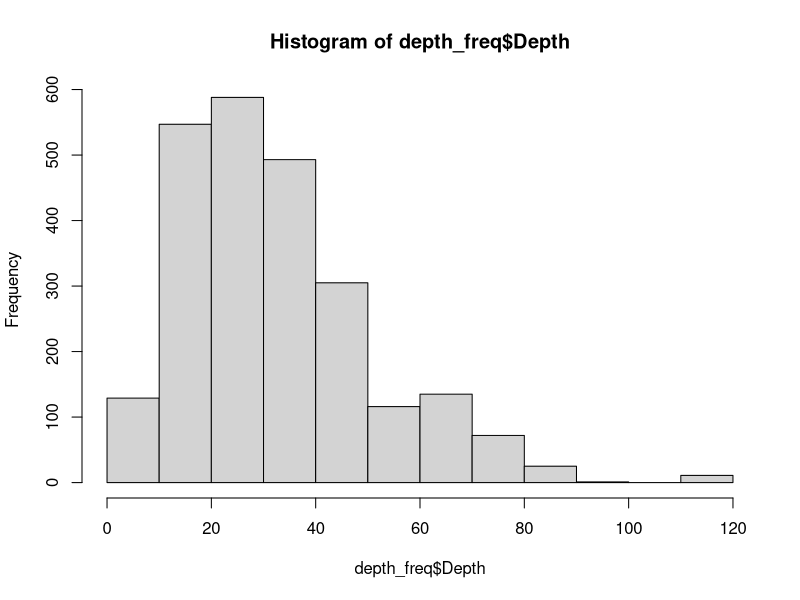

Recreate this plot in R. (Note: this script raises an error after producing the figure.)
### creating intuitive figures

library(tidyverse)
library(dplyr)
library(sm)

setwd("/Users/katieirving/Documents/git/flow_eco_mech")

## work flow
## are the pnorm values the same as dnorm with scaled data?
## high/mid/low probability - quantiles - prob values to 1-0
## try model with removed lower occupied depths
## transform scaled data back to raw values

## upload data 
## Depth
## Adult

ad_depth_con <- read.csv("output_data/05a_adult_depth_continuous.csv")
ad_depth_cat <- read.csv("output_data/05a_adult_depth_categorical.csv")
juv_depth_con <- read.csv("output_data/05a_juvenile_depth_continuous.csv")
juv_depth_cat <- read.csv("output_data/05a_juvenile_depth_categorical.csv")
sp_depth_cat <- read.csv("output_data/05a_spawning_depth_continuous.csv")


## combine data adult
all_depth <- rbind(ad_depth_con, ad_depth_cat)

depth_freq <- all_depth %>% 
  uncount(Abundance)
hist(depth_freq$Depth)


### centered and scaled histogram probability
mean ## 33.5929

subset(depth_freq, Scaled_Depth >=2)

depth_freq$Scaled_Depth <-scale(depth_freq$Depth, scale=T, center=T)
scaled_x <- depth_freq$Scaled_Depth
h <- hist(scaled_x)
h$counts=(h$counts/sum(h$counts))*100
plot(h, xlab="Distance from mean Depth", ylab = "Percentage of observations",main = "Adult/Depth: Probability curve")
par(new=TRUE)
xfit<-seq(min(scaled_x),max(scaled_x),length=120)
yfit<-dnorm(xfit,mean=mean(scaled_x),sd=sd(scaled_x))
#plot the line with no axes or labels
plot(xfit, yfit, axes=FALSE, xlab='', ylab='', type='l', col='red' )
#add these now with axis
axis(4, at=pretty(range(yfit)))

## are the values the same? no!
dnorm(-1, mean=mean(scaled_x),sd=sd(scaled_x)) ## 0.2419707
pnorm(-1, mean=mean(scaled_x),sd=sd(scaled_x)) ## 0.1586553
dnorm(0, mean=mean(scaled_x),sd=sd(scaled_x)) ## 0.3989423
pnorm(0, mean=mean(scaled_x),sd=sd(scaled_x)) ## 0.5

### transform back to raw values
# dataframe of sclaed and depth data

head(depth_freq)

# depth_freq$Scaled_Depth <-scale(depth_freq$Depth, scale=T, center=T)
# scaled_x <- depth_freq$Scaled_Depth
h <- hist(scaled_x, plot=F)
xfit<-seq(min(scaled_x),max(scaled_x),length=120)
yfit<-dnorm(xfit,mean=mean(scaled_x),sd=sd(scaled_x))
## x axis with raw depth values
xfit_r <- seq(min(depth_freq$Depth), max(depth_freq$Depth), length=120)

## plot curve with raw depth axis
plot(xfit_r, yfit, axes=FALSE, xlab='', ylab='', type='l', col='', main = "" )
axis(1, at=pretty(xfit_r))
par(new=TRUE)
#plot the line with no axes or labels
plot(xfit, yfit, axes=FALSE, xlab='', ylab='', type='l', col='red', main = "Adult/Depth: Probability curve" )
#add these now with axis
axis(2, at=pretty(range(yfit)))
